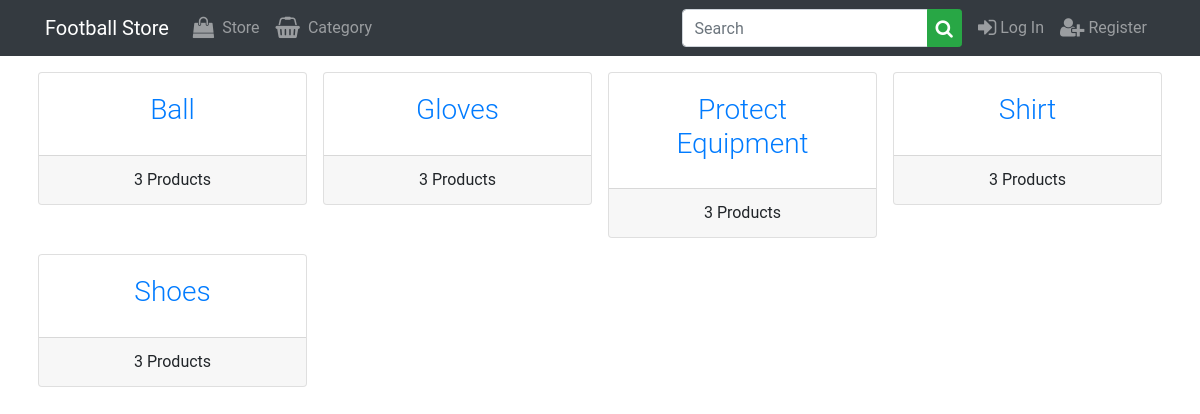
The page /categories on the database its author committed.
### store/models.py (models this page shows, shortened)
class Category(models.Model):
    name = models.CharField(max_length=50, null=False, blank=False)
    slug = models.SlugField(unique=True, max_length=100, db_index=True)
    class Meta:
        ordering = ('name',)
        verbose_name = 'category'
        verbose_name_plural = 'categories'
    def get_absolute_path(self):
        return reverse('store:product_list') + f'?category={self.id}'

### store/views.py (the view)
# urls.py: path('categories', views.CategoriesList.as_view(), name='categories_list'),
class CategoriesList(generic.ListView):
    template_name = 'store/categories_list.html'
    context_object_name = 'categories'
    queryset = Category.objects.all().annotate(num_products=Count('products'))

### cart/cart.py (called while the page is built)
def cart_preprocessor(request):
    return {'cart': Cart(request)}

### store/templates/store/categories_list.html
{% extends 'base.html' %} {% block title %} Categories {% endblock title %}
{%block content %}
<div class="row my-2">
  {% for c in categories %}
  <div class="col-lg-3 col-md-6 col-12 my-2 px-sm-2">
    <div class="card text-center">
      <div class="card-body">
        <h3 class="font-weight-light">
          <a href="{{ c.get_absolute_path }}">{{c.name}}</a>
        </h3>
      </div>
      <div class="card-footer">
        {{c.num_products}} Product{{c.num_products|pluralize}}
      </div>
    </div>
  </div>
  {% endfor %}
</div>
{% endblock content %}

### static/css/styles.css (style rules this page uses)
body { font-family: "Roboto"; }

### rows shown on the page
Category: name "Ball", num_products "3"
Category: name "Gloves", num_products "3"
Category: name "Protect Equipment", num_products "3"
Category: name "Shirt", num_products "3"
Category: name "Shoes", num_products "3"
